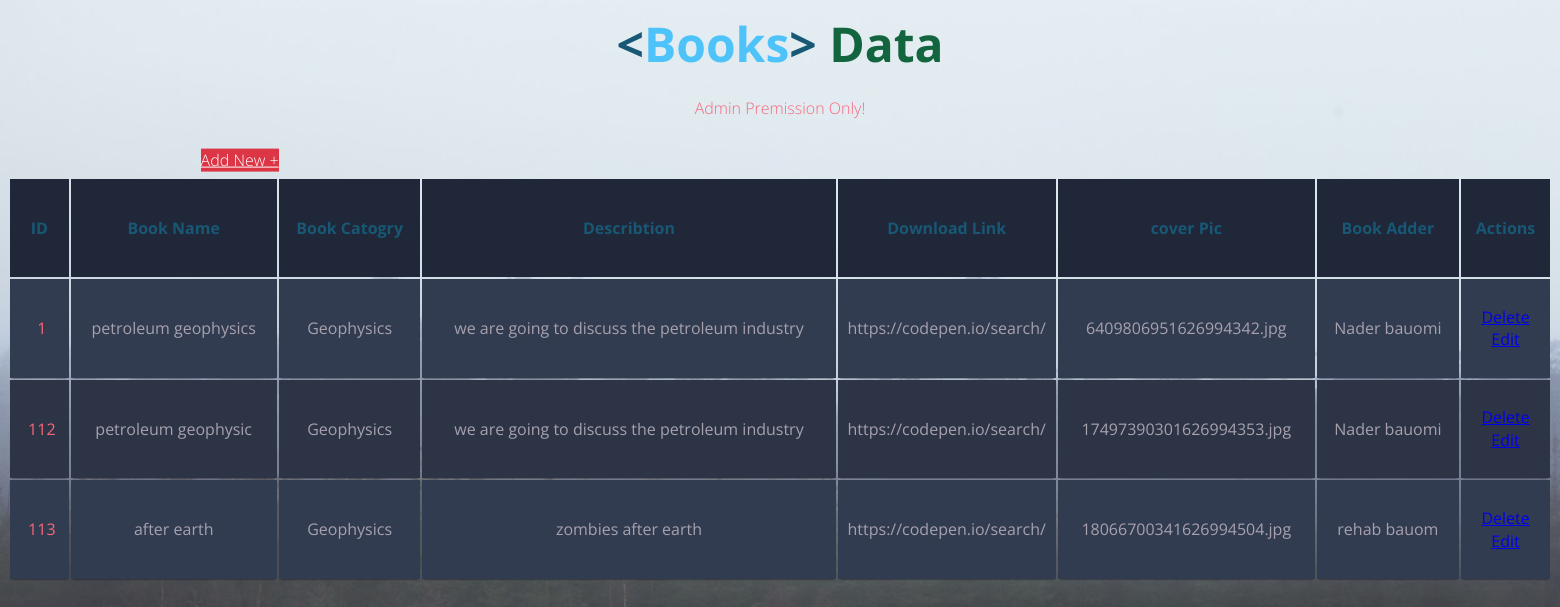
Before: /admin/resources/questionsReplaies/index.php with the older database file.
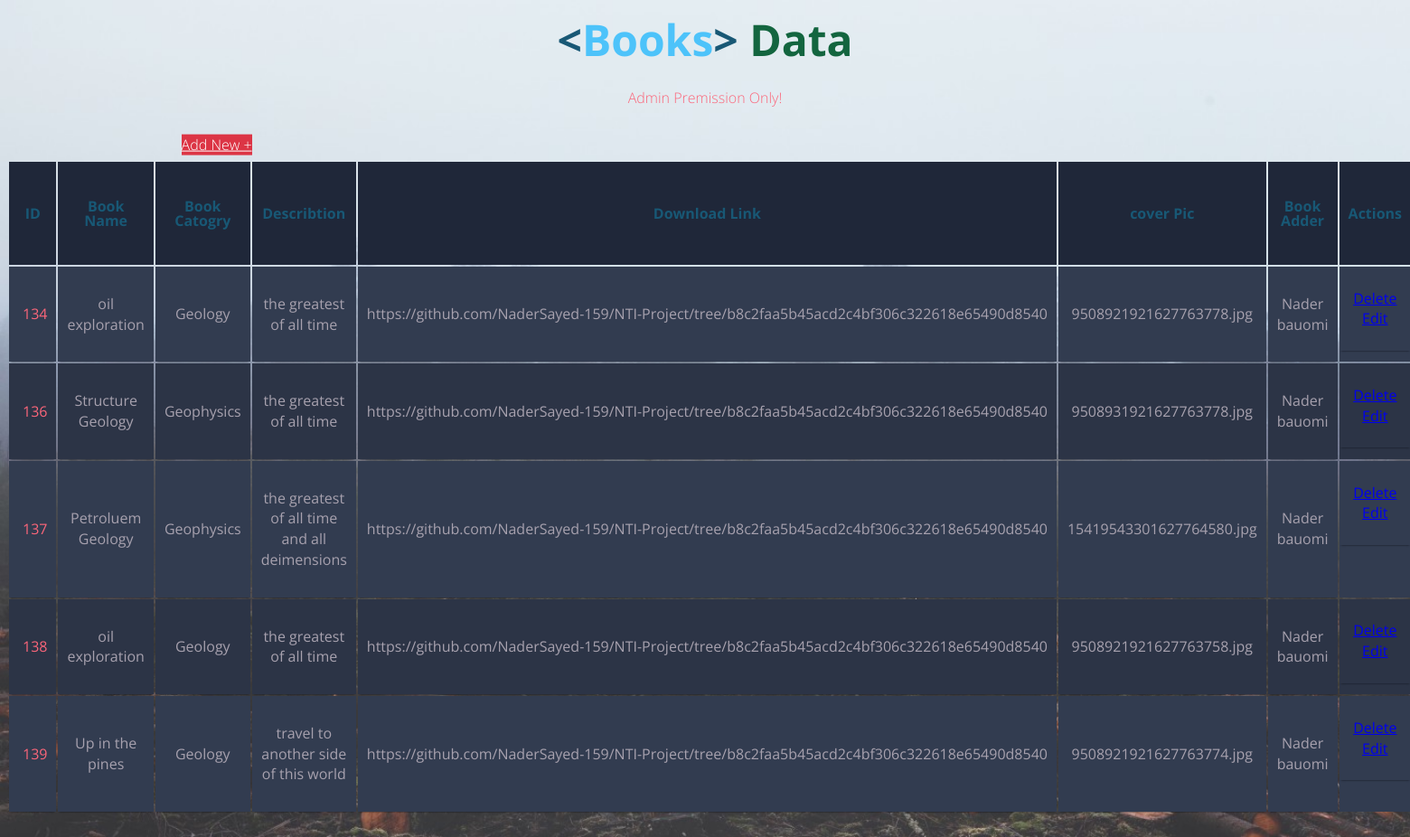
After: the same page with the newer database file.
### tables this page shows
CREATE TABLE `books` (
  `id` int(11) NOT NULL,
  `book_name` char(80) NOT NULL,
  `book_category` int(11) DEFAULT NULL,
  `describtion` varchar(300) NOT NULL,
  `Download` varchar(300) NOT NULL,
  `coverPic` char(60) NOT NULL,
  `book_adder` int(11) DEFAULT NULL
);

CREATE TABLE `bookscategory` (
  `id` int(11) NOT NULL,
  `book_category` char(60) NOT NULL
);

CREATE TABLE `users` (
  `id` int(11) NOT NULL,
  `name` char(50) NOT NULL,
  `email` char(80) NOT NULL,
  `password` char(50) NOT NULL,
  `phone` char(11) NOT NULL,
  `gender` char(40) NOT NULL,
  `user_type` int(11) DEFAULT NULL
);

### admin/resources/questionsReplaies/index.php (the view, shortened to what this page needs)
<?php
require '../../../dbConnection.php';
$sql = "select books.* , bookscategory.id as bookId , bookscategory.book_category as category , users.id as userID ,users.name as adder from books join bookscategory on books.book_category = bookscategory.id join users on books.book_adder = users.id  order by books.id asc";
$op = mysqli_query($con, $sql);
?>
<!DOCTYPE html>
<html lang="en">
<head>
    <link rel="stylesheet" href="../../../css/display.css">
</head>
<body>
    <h1 class="head"><span class="blue">&lt;</span>Books<span class="blue">&gt;</span> <span class="yellow">Data</pan>
    </h1>
    <h2>Admin Premission Only! <br><br>
    </h2>
    <a href="create.php" class="btn btn-danger add" style="    color: #fff ;
    background-color: #dc3545;
    border-color: #dc3545;">Add New +</a>
    <table class="container">
        <thead>
            <tr>
                <th>
                    <h1>ID</h1>
                </th>
                <th>
                    <h1>Book Name</h1>
                </th>
                <th>
                    <h1>Book Catogry</h1>
                </th>
                <th>
                    <h1>Describtion</h1>
                </th>
                <th>
                    <h1>Download Link</h1>
                </th>
                <th>
                    <h1>cover Pic</h1>
                </th>
                <th>
                    <h1>Book Adder</h1>
                </th>
                <th>
                    <h1>Actions</h1>
                </th>
            </tr>
        </thead>
        <tbody>
            <?php while ($data = mysqli_fetch_assoc($op)) { ?>
                <tr>
                    <td><?php echo $data['id']; ?></td>
                    <td><?php echo $data['book_name']; ?></td>
                    <td><?php echo $data['category']; ?></td>
                    <td style="text-align: center;"><?php echo $data['describtion']; ?></td>
                    <td style="white-space: nowrap;overflow: hidden;text-overflow: ellipsis;"><?php echo $data['Download']; ?></td>
                    <td style="white-space: nowrap;overflow: hidden;text-overflow: ellipsis;"><?php echo $data['coverPic']; ?></td>
                    <td><?php echo $data['adder']; ?></td>
                    <td>
                        <a href="delete.php?id=<?php echo $data['id'] ?>" class="btn btn-danger ">Delete</a>
                        <a href="edit.php?id=<?php echo $data['id']; ?>" class="btn btn-success ">Edit</a>
                    </td>
                </tr>
            <?php } ?>
        </tbody>
    </table>
</body>
</html>

Changed rows visible on the page:
removed books: id "1", book_name "petroleum geophysics", book_category.book_category "Geophysics", describtion "we are going to discuss the petroleum industry", Download "https://codepen.io/search/", coverPic "6409806951626994342.jpg", book_adder.name "Nader bauomi"
removed books: id "112", book_name "petroleum geophysic", book_category.book_category "Geophysics", describtion "we are going to discuss the petroleum industry", Download "https://codepen.io/search/", coverPic "17497390301626994353.jpg", book_adder.name "Nader bauomi"
removed books: id "113", book_name "after earth", book_category.book_category "Geophysics", describtion "zombies after earth", Download "https://codepen.io/search/", coverPic "18066700341626994504.jpg", book_adder.name "rehab bauom"
added books: id "134", book_name "oil exploration", book_category.book_category "Geology", describtion "the greatest of all time", Download "https://github.com/NaderSayed-159/NTI-Project/tree/b8c2faa5b45acd2c4bf306c322618e65490d8540", coverPic "9508921921627763778.jpg", book_adder.name "Nader bauomi"
added books: id "136", book_name "Structure Geology", book_category.book_category "Geophysics", describtion "the greatest of all time", Download "https://github.com/NaderSayed-159/NTI-Project/tree/b8c2faa5b45acd2c4bf306c322618e65490d8540", coverPic "9508931921627763778.jpg", book_adder.name "Nader bauomi"
added books: id "137", book_name "Petroluem Geology", book_category.book_category "Geophysics", describtion "the greatest of all time and all deimensions", Download "https://github.com/NaderSayed-159/NTI-Project/tree/b8c2faa5b45acd2c4bf306c322618e65490d8540", coverPic "15419543301627764580.jpg", book_adder.name "Nader bauomi"
added books: id "138", book_name "oil exploration", book_category.book_category "Geology", describtion "the greatest of all time", Download "https://github.com/NaderSayed-159/NTI-Project/tree/b8c2faa5b45acd2c4bf306c322618e65490d8540", coverPic "9508921921627763758.jpg", book_adder.name "Nader bauomi"
added books: id "139", book_name "Up in the pines", book_category.book_category "Geology", describtion "travel to another side of this world", Download "https://github.com/NaderSayed-159/NTI-Project/tree/b8c2faa5b45acd2c4bf306c322618e65490d8540", coverPic "9508921921627763774.jpg", book_adder.name "Nader bauomi"
